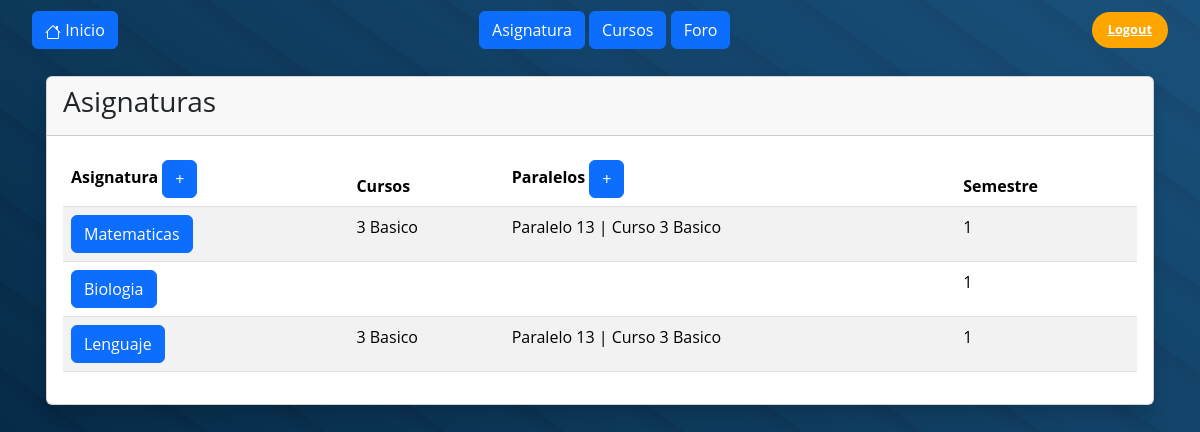
The page /Asignatura (signed in) on the database its author committed.
### apps/Core/models.py (models this page shows)
class Asignaturas(models.Model):
    codigo_asignatura = models.AutoField(primary_key=True)
    Nombre_Asignatura = models.CharField(max_length=50, default=None)
    curso_asociado = models.ManyToManyField(Curso)
    semestre = models.IntegerField(choices=[(1,"1 semestre"),(2,"2 semestre")])
    Asignatura_paralelo = models.ManyToManyField(Paralelo)
    repositorios = models.ManyToManyField('repositorio', related_name='repositorios')
    def __str__(self) -> str:
        return f"{self.Nombre_Asignatura}"

class Curso(models.Model):
    tipo_nivel_educativo = [("Basico","Basico"),("Medio","Medio")]
    grado = models.CharField(max_length=50, default=None)
    usuario = models.ForeignKey(settings.AUTH_USER_MODEL, on_delete=models.DO_NOTHING)
    nivel_educativo =  models.CharField(choices=tipo_nivel_educativo,null=False,max_length=40)
    Codigo_curso = models.AutoField(primary_key=True)
    def __str__(self):
        return   self.grado + " " + self.nivel_educativo

class Paralelo(models.Model):
    codigo_paralelo = models.AutoField(primary_key=True)
    Numero_paralelo = models.IntegerField(null=False)
    curso_paralelo = models.ForeignKey(Curso,on_delete=models.CASCADE)
    def __str__(self):
        return f'Paralelo {self.Numero_paralelo} | Curso {self.curso_paralelo}'

### apps/Core/views.py (the view)
# urls.py: path('Asignatura',views.asigantura_home,name="Asignatura"),
@login_required
def asigantura_home(request):
    asiganturas_lista = Asignaturas.objects.all()
    cursos = Curso.objects.all()
    paralelos_a = Paralelo.objects.all()
    data = {"Asignaturas": asiganturas_lista,"Cursos": cursos,"Paralelos": paralelos_a}
    return render(request,'Core/asignaturas/asignatura.html',data)

### apps/Core/templates/Core/asignaturas/asignatura.html (shortened to what this page needs)
{% extends "Core/base.html" %}
{% block content %}
<link href="https://cdn.jsdelivr.net/npm/bootstrap@5.3.3/dist/css/bootstrap.min.css" rel="stylesheet"
>
<div class="container mt-3">
    <div class="card shadow mx-1">
        <div class="card-header">
            <h3>Asignaturas</h3>
        </div>
        <div class="card-body">
            <table class="table table-striped table-hover">
                <thead class="thead-dark">
                    <tr>
                        <th>Asignatura <button class="btn btn-primary" data-bs-toggle="modal"
                                data-bs-target="#creacionA">+</button></th>
                        <th>Cursos</th>
                        <th>Paralelos <a class="btn btn-primary creacion_btn_p" href="{% url 'Curso' %}">+</a></th>
                        <th>Semestre</th>
                    </tr>
                </thead>
                <tbody>
                    {% for asignatura in Asignaturas %}
                    <tr>
                        <td>
                            <a class="btn btn-primary" href="{% url 'repositorios_profesor' asignatura.codigo_asignatura %}">{{asignatura}}</a>
                        </td>
                        <td>
                            {% for curso_vinculado in asignatura.curso_asociado.all%}
                            {{curso_vinculado}} <br>
                            {% endfor %}
                        </td>
                        <td>
                            {% for paralelo_vinculado in asignatura.Asignatura_paralelo.all%}
                            {{paralelo_vinculado}} <br>
                            {% endfor %}
                        </td>
                        <td>
                            {{asignatura.semestre}}
                        </td>
                    </tr>
                    {% endfor %}
                </tbody>
            </table>
        </div>
    </div>
</div>
{% endblock content %}

### apps/Core/static/Core/css/estilos.css (style rules this page uses)
* { box-sizing: border-box; font-family: 'Open Sans',sans-serif; margin: 0; padding: 0; }
body { height: 100vh; background-color: #000; background: linear-gradient(to right top,rgba(0,0,0,.5),hsla(0,0%,100%,.1)),repeating-linear-gradient(36deg,#003e6e,#003e6e 50px,#003e6e 0,#003765 70px); background-size: cover; background-position: center; }
a { text-decoration: none; color: #fff; font-size: 1rem; }

### rows shown on the page
Asignaturas: Nombre_Asignatura "Matematicas", semestre "1"
Curso: grado+nivel_educativo "3 Basico"
Paralelo: Numero_paralelo+curso_paralelo "Paralelo 13 | Curso 3 Basico"
Asignaturas: Nombre_Asignatura "Biologia", semestre "1"
Asignaturas: Nombre_Asignatura "Lenguaje", semestre "1"
